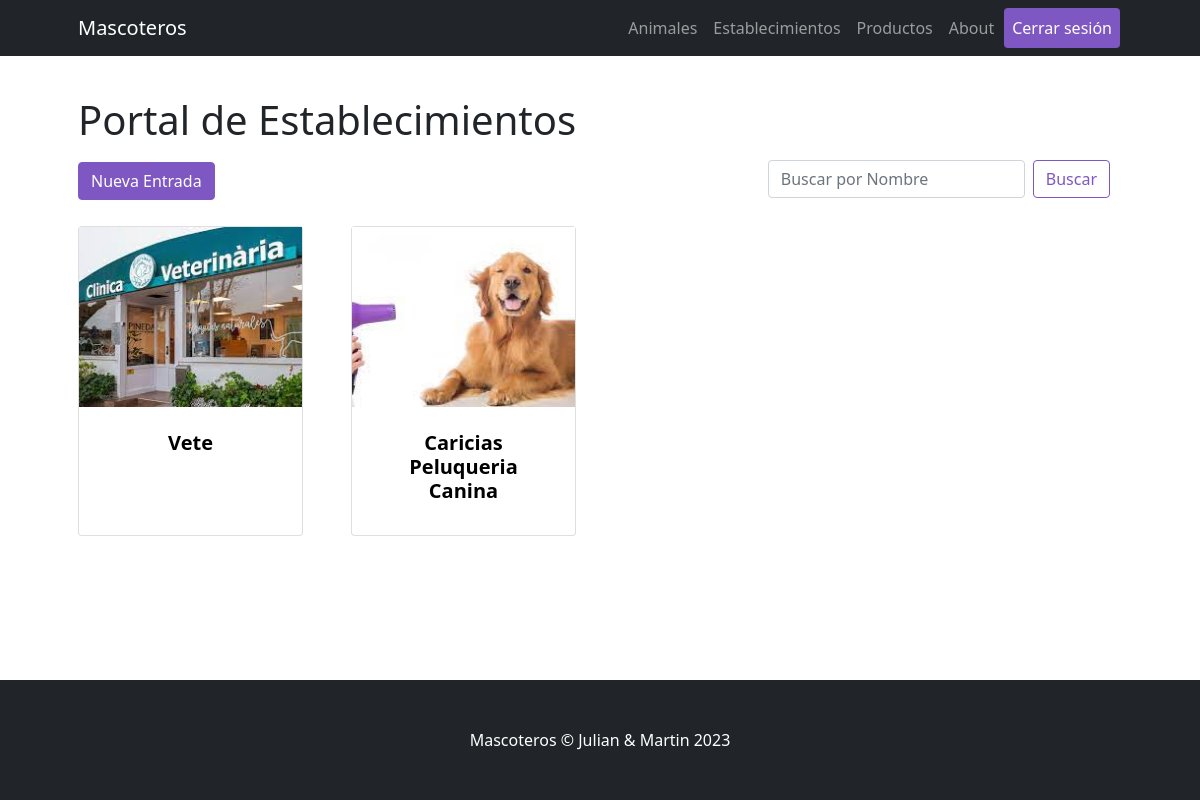
Page /Mascoteros/establecimiento/list/ (signed in) on the committed database.
### Mascoteros/models.py (models this page shows)
class Establecimiento (models.Model):
    nombre      = models.CharField(max_length=64)
    direccion   = models.CharField(max_length=255)
    horario     = models.CharField(max_length=64)
    imagen      = models.ImageField(upload_to='images_establecimientos')
    descripcion = models.CharField(max_length=500)
    pagina_web  = models.CharField(max_length=255)

### Mascoteros/views.py (the view)
# urls.py: path("establecimiento/list/", ListaEstablecimiento.as_view(), name="EstablecimientosLista"),
class ListaEstablecimiento(ListView):
    model = Establecimiento
    template_name = "Mascoteros/establecimiento/establecimiento_list.html"

### Mascoteros/templates/Mascoteros/establecimiento/establecimiento_list.html (shortened to what this page needs)
{% extends "Mascoteros/parent.html" %}
{% load static %}
{% block contenidoDinamico %}
<h1 class="card-title">Portal de Establecimientos </h1>
<a href="{% url 'EstablecimientosCrear' %}" class="btn btn-dark active float-right" role="button" aria-pressed="true">Nueva Entrada</a>
<nav class="navbar navbar-light  float-end">
    <div class="container-fluid">
      <form action="/Mascoteros/resultadoEstablecimientos/" class="d-flex" method="GET">
        <input type="text" name="nombre" class="form-control me-2" placeholder="Buscar por Nombre">
        <button class="btn btn-outline-success" type="submit">Buscar</button>
      </form>
    </div>
</nav>
<div class="row gx-4 gx-lg-5 row-cols-2 row-cols-md-3 row-cols-xl-4 justify-content-left">
    {% for establecimiento in object_list %}
    <div class="col mb-5">
        <a href="{% url 'EstablecimientosDetalle' establecimiento.id %}">
            <div class="card h-100">
                <img class="card-img-top-list" src="{{establecimiento.imagen.url}}" alt="..." />
                <div class="card-body p-4">
                    <div class="text-center">
                        <h5 class="fw-bolder">{{establecimiento.nombre}}</h5>
                    </div>
                </div>
            </div>
        </a>
    </div>
    {% endfor %}
</div>
{% endblock %}

### rows in the picture
Establecimiento: imagen (picture), nombre "Vete"
Establecimiento: imagen (picture), nombre "Caricias Peluqueria Canina"
